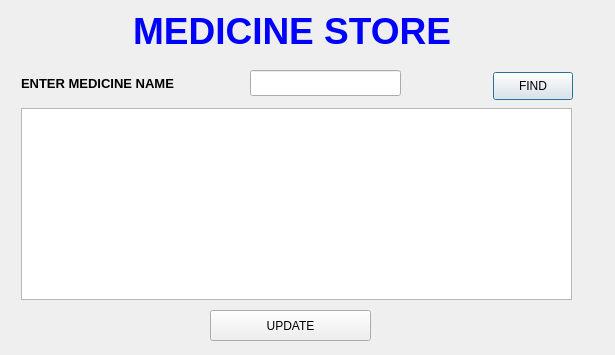
<?xml version="1.0" encoding="UTF-8"?>
<ui version="4.0">
 <class>Timthuoc</class>
 <widget class="QDialog" name="Timthuoc">
  <property name="geometry">
   <rect>
    <x>0</x>
    <y>0</y>
    <width>615</width>
    <height>355</height>
   </rect>
  </property>
  <property name="windowTitle">
   <string>SEARCHMED</string>
  </property>
  <property name="windowIcon">
   <iconset resource="Icon.qrc">
    <normaloff>:/icons/Icon.jpg</normaloff>:/icons/Icon.jpg</iconset>
  </property>
  <widget class="QTableWidget" name="table">
   <property name="geometry">
    <rect>
     <x>21</x>
     <y>108</y>
     <width>551</width>
     <height>192</height>
    </rect>
   </property>
   <property name="alternatingRowColors">
    <bool>false</bool>
   </property>
   <property name="showGrid">
    <bool>true</bool>
   </property>
   <property name="gridStyle">
    <enum>Qt::SolidLine</enum>
   </property>
   <attribute name="horizontalHeaderDefaultSectionSize">
    <number>125</number>
   </attribute>
   <attribute name="horizontalHeaderStretchLastSection">
    <bool>true</bool>
   </attribute>
  </widget>
  <widget class="QLabel" name="label_2">
   <property name="geometry">
    <rect>
     <x>21</x>
     <y>72</y>
     <width>201</width>
     <height>23</height>
    </rect>
   </property>
   <property name="text">
    <string>&lt;html&gt;&lt;head/&gt;&lt;body&gt;&lt;p&gt;&lt;span style=&quot; font-size:10pt; font-weight:600;&quot;&gt;ENTER MEDICINE NAME&lt;/span&gt;&lt;/p&gt;&lt;/body&gt;&lt;/html&gt;</string>
   </property>
  </widget>
  <widget class="QPushButton" name="find">
   <property name="geometry">
    <rect>
     <x>493</x>
     <y>72</y>
     <width>80</width>
     <height>28</height>
    </rect>
   </property>
   <property name="text">
    <string>FIND</string>
   </property>
  </widget>
  <widget class="QLabel" name="kho_thuoc">
   <property name="geometry">
    <rect>
     <x>60</x>
     <y>0</y>
     <width>464</width>
     <height>63</height>
    </rect>
   </property>
   <property name="text">
    <string>&lt;html&gt;&lt;head/&gt;&lt;body&gt;&lt;p align=&quot;center&quot;&gt;&lt;span style=&quot; font-size:28pt; font-weight:600; color:#0000ff;&quot;&gt;MEDICINE STORE&lt;/span&gt;&lt;/p&gt;&lt;/body&gt;&lt;/html&gt;</string>
   </property>
  </widget>
  <widget class="QPushButton" name="update">
   <property name="geometry">
    <rect>
     <x>210</x>
     <y>310</y>
     <width>161</width>
     <height>31</height>
    </rect>
   </property>
   <property name="text">
    <string>UPDATE</string>
   </property>
  </widget>
  <widget class="QLineEdit" name="med_name">
   <property name="geometry">
    <rect>
     <x>250</x>
     <y>70</y>
     <width>151</width>
     <height>26</height>
    </rect>
   </property>
   <property name="text">
    <string/>
   </property>
  </widget>
 </widget>
 <resources>
  <include location="Icon.qrc"/>
 </resources>
 <connections/>
</ui>
